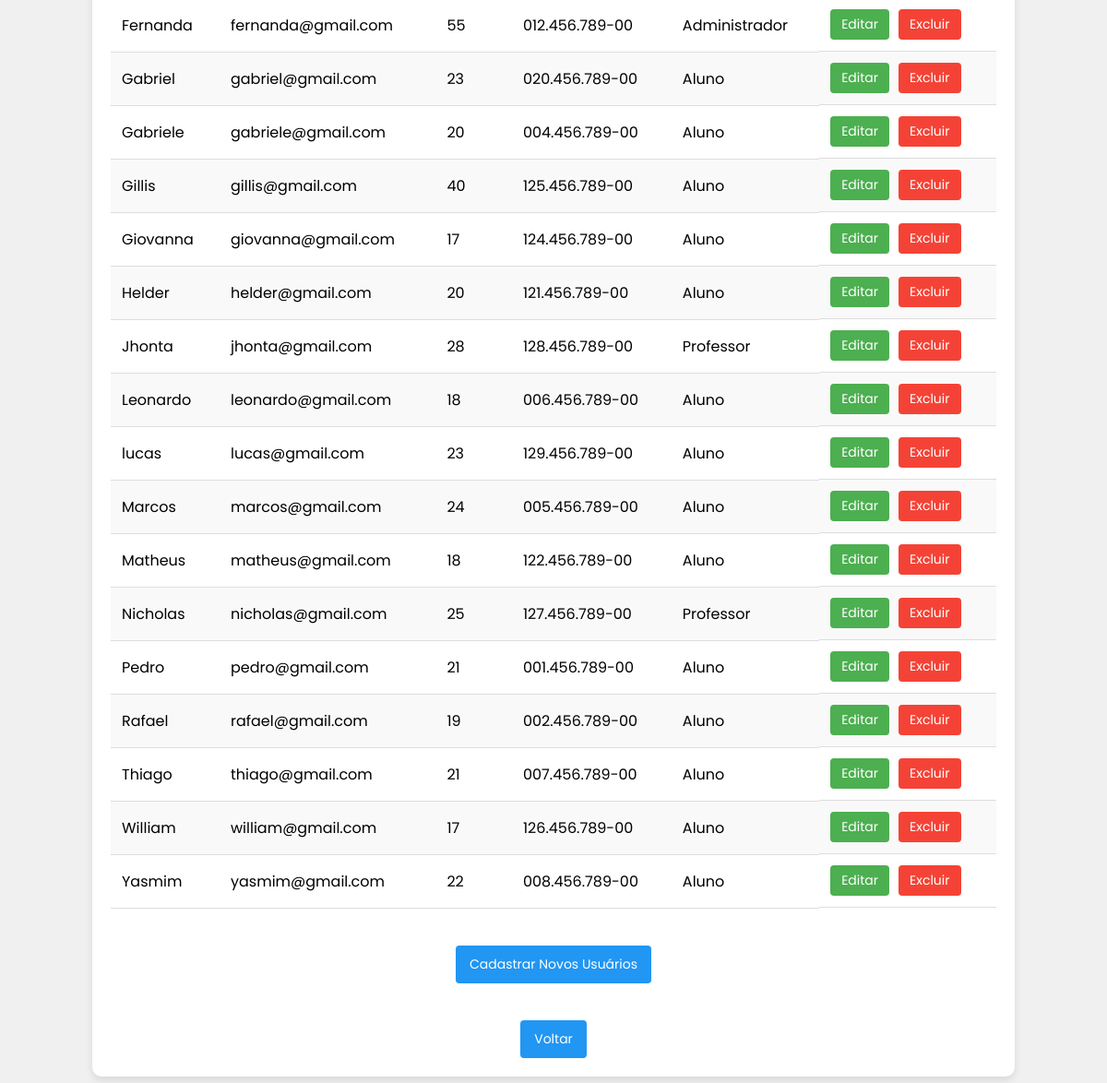
The app's page /gerenciar_usuarios.php (signed in, lower part), older data.
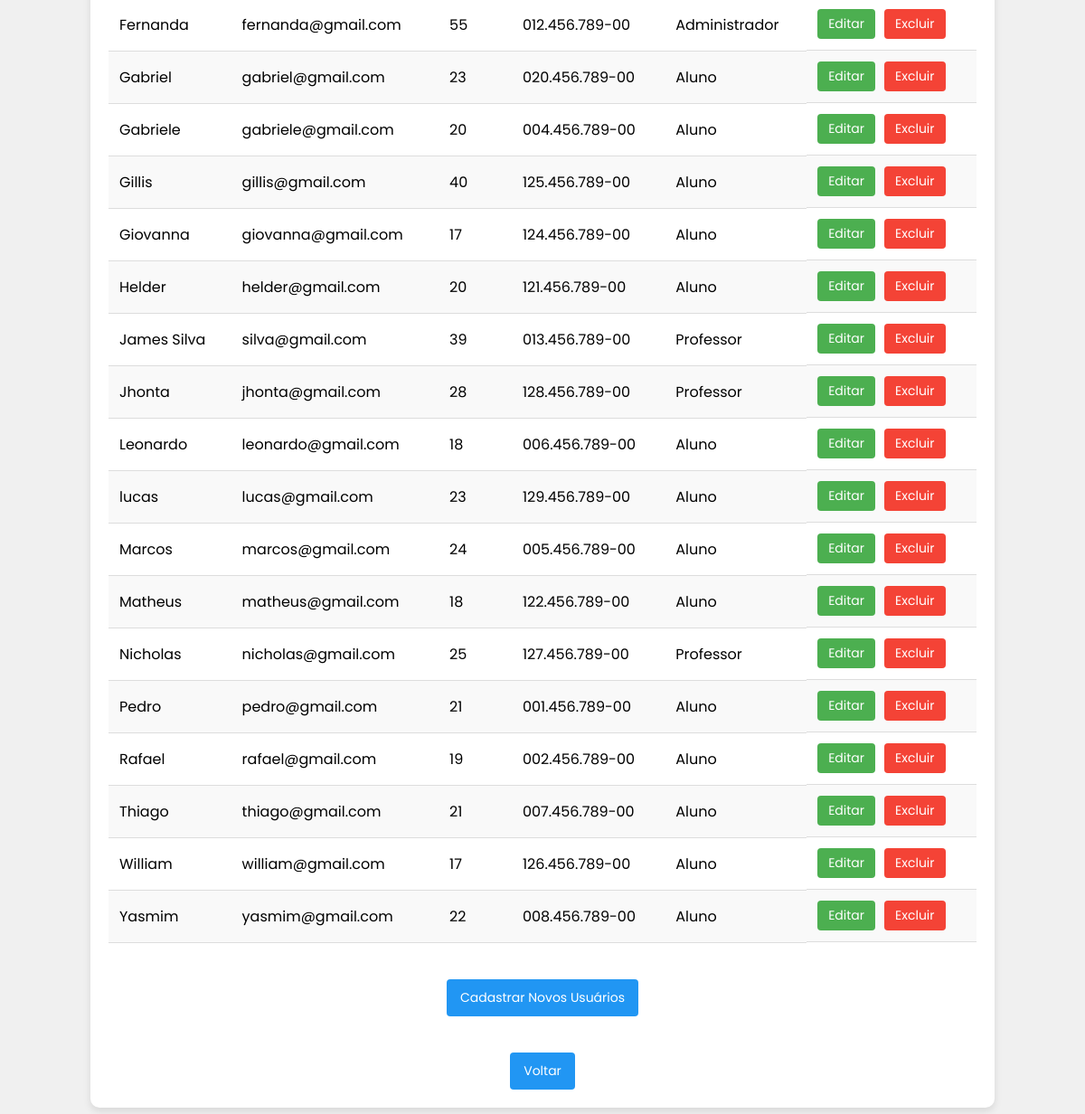
The same page, newer data.
### tables this page shows
CREATE TABLE usuarios (
  id INT NOT NULL AUTO_INCREMENT,
  nome VARCHAR(40) NOT NULL,
  email VARCHAR(50) UNIQUE NOT NULL,
  idade INT NOT NULL,
  cpf VARCHAR(14) UNIQUE NOT NULL,
  senha VARCHAR(255) NOT NULL,
  tipo ENUM('Professor','Aluno', "Administrador") NOT NULL,
  PRIMARY KEY (id)
);

### gerenciar_usuarios.php (the view, shortened to what this page needs)
<?php
include("conexao.php");
if (!isset($_SESSION['admin_id'])) {
    header("Location: index.html");
    exit;
} else {
    $admin_id = $_SESSION['admin_id'];
}
$sql = "SELECT id, nome, email, idade, cpf, tipo FROM usuarios WHERE id != $admin_id ORDER BY nome";
$resultado = mysqli_query($connection, $sql);
?>
<!DOCTYPE html>
<html lang="pt-br">
<head>
    <link rel="stylesheet" href="Style/gerUser.css">
</head>
<body>
    <div class="container">
        <?php if (mysqli_num_rows($resultado) > 0): ?>
            <table>
                <tbody>
                    <?php while ($usuario = mysqli_fetch_assoc($resultado)): ?>
                        <tr>
                            <td><?php echo htmlspecialchars($usuario['nome']); ?></td>
                            <td><?php echo htmlspecialchars($usuario['email']); ?></td>
                            <td><?php echo htmlspecialchars($usuario['idade']); ?></td>
                            <td><?php echo htmlspecialchars($usuario['cpf']); ?></td>
                            <td><?php echo htmlspecialchars($usuario['tipo']); ?></td>
                            <td class="acoes">
                                <a href="editar_usuario.php?id=<?php echo $usuario['id']; ?>" class="btn btn-editar">Editar</a>
                                <form method="post" style="display: inline;">
                                    <button type="submit" name="deletar" class="btn btn-excluir" onclick="return confirm('Tem certeza que deseja excluir este usuário?')">Excluir</button>
                                </form>
                            </td>
                        </tr>
                    <?php endwhile; ?>
                </tbody>
            </table>
        <?php else: ?>
            <p>Nenhum usuário cadastrado.</p>
        <?php endif; ?>
        <div style="text-align: center; margin-bottom: 20px;">
            <a href="selecione_tipo.php" class="btn btn-voltar">Cadastrar Novos Usuários</a>
        </div>
        <div style="text-align: center; margin-top: 20px;">
            <a href="administrador.php" class="btn btn-voltar">Voltar</a>
        </div>
    </div>
</body>
</html>

Row changes from the older to the newer data that the page shows:
added usuarios: nome "James Silva", email "silva@gmail.com", idade "39", cpf "013.456.789-00", tipo "Professor"
